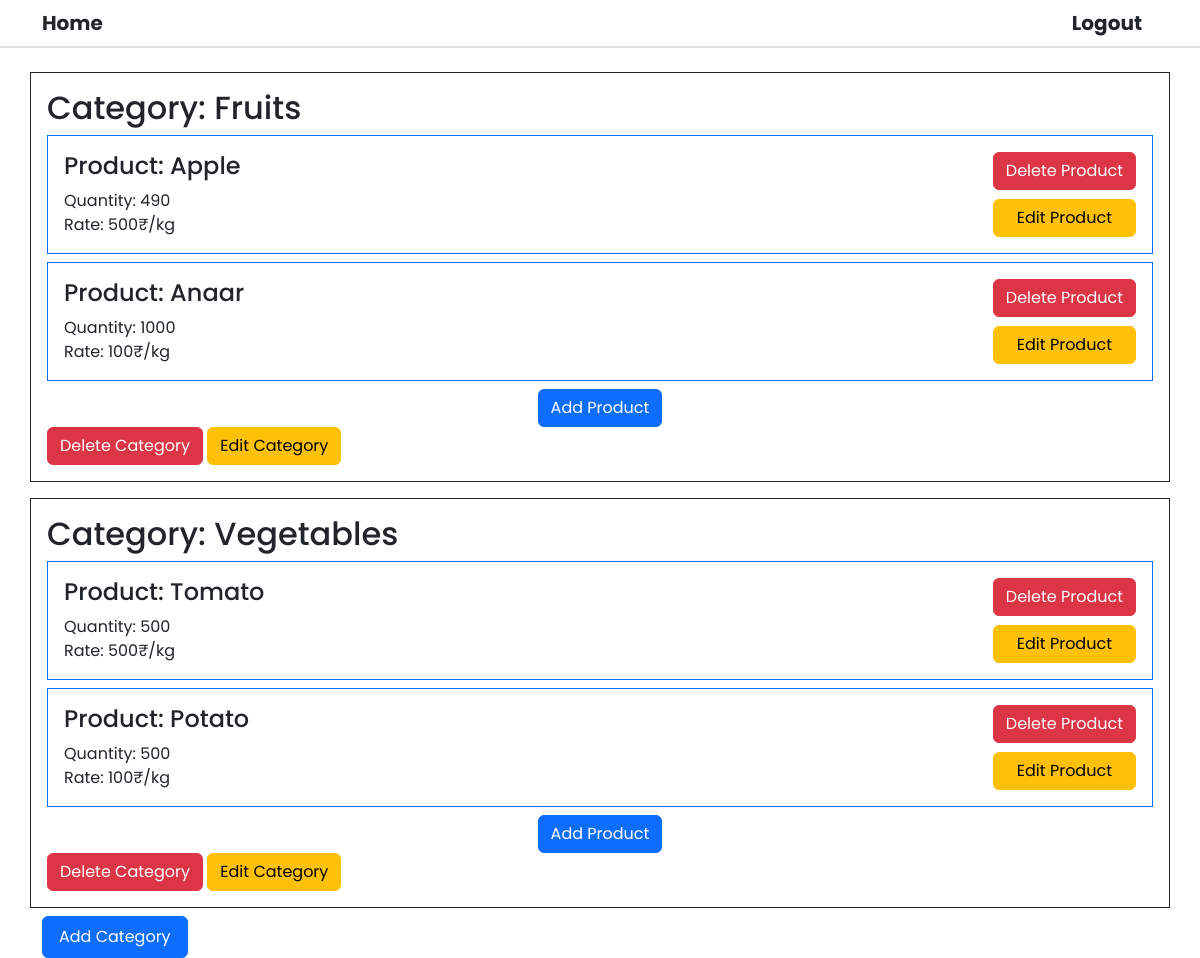
Page / (signed in) on the earlier database version.
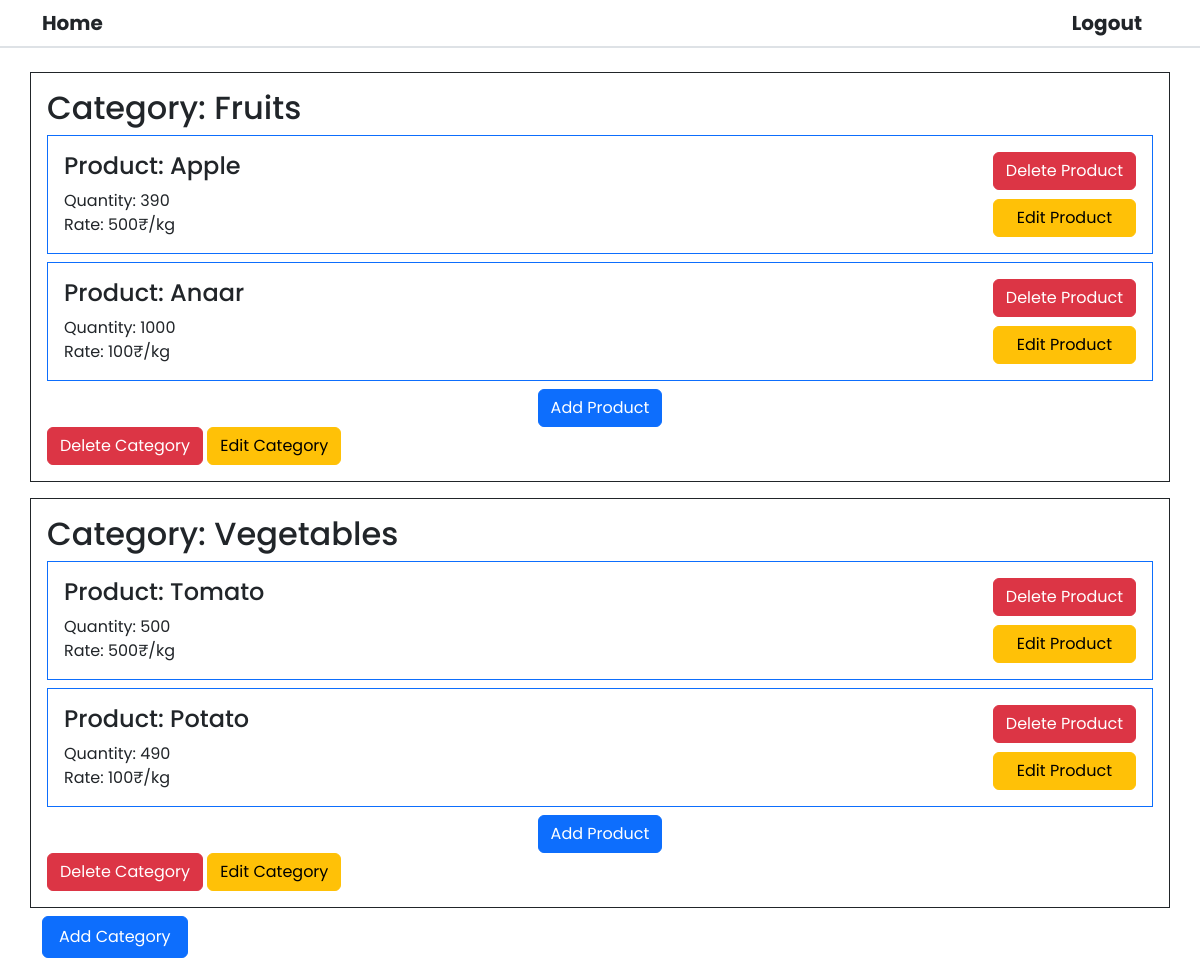
Same page on the later database version.
### website/models.py (models this page shows)
class Category(db.Model):
    categoryId = db.Column(db.Integer(), primary_key=True, autoincrement=True)
    categoryName = db.Column(db.String(100), nullable=False)
    products = db.relationship('Product')

class Product(db.Model):
    productId = db.Column(db.Integer(), primary_key=True, autoincrement=True)
    productName = db.Column(db.String(100), nullable=False)
    unit = db.Column(db.String(50), nullable=False)
    rate = db.Column(db.Integer(), nullable=False)
    quantity = db.Column(db.Integer(), nullable=False)
    categoryId = db.Column(db.Integer(), db.ForeignKey(
        'category.categoryId'), nullable=False)

### website/views.py (the view)
@views.route('/')
def Home():
    if (current_user.is_authenticated and current_user.role == "manager"):
        categories = Category.query.all()
        return render_template('Categories.html', categories=categories)
    else:
        categories = Category.query.all()
        return render_template("Home.html", categories=categories)

### website/templates/Categories.html (shortened to what this page needs)
{%extends 'Base.html'%} {%block title%}Categories{%endblock%} {%block content%}
<div class="row">
   {%for category in categories %}
  <div class="border border-dark p-3 my-2">
    <h2>Category: {{category.categoryName}}</h2>
    <div class="d-flex flex-column">
       {%for product in category.products%}
      <div class="p-3 border border-primary mb-2">
        <div class="d-flex flex-row justify-content-between">
          <div>
            <h4>Product: {{product.productName}}</h4>
            <ul class="p-0 mb-0">
              <li>Quantity: {{product.quantity}}</li>
              <li>Rate: {{product.rate}}{{product.unit}}</li>
            </ul>
          </div>
          <div class="d-flex flex-column justify-content-between">
            <a
              href="/api/deleteProduct?id={{product.productId}}"
              class="btn btn-danger"
              >Delete Product</a
            >
            <a
              href="/editproduct?id={{product.productId}}"
              class="btn btn-warning"
              >Edit Product</a
            >
          </div>
        </div>
      </div>
      {%endfor%}
      <a href="/addproduct" class="btn btn-primary align-self-center"
        >Add Product</a
      >
    </div>
    <div>
      <a
        href="/api/deleteCategory?id={{category.categoryId}}"
        class="btn btn-danger"
        >Delete Category</a
      >
      <a href="" class="btn btn-warning">Edit Category</a>
    </div>
  </div>
  {%endfor%}
</div>
<a href="/addcategory" class="btn px-3 py-2 btn-primary">Add Category</a>
{%endblock%}

### website/templates/Base.html (shortened to what this page needs)
<!DOCTYPE html>
<html lang="en">
  <head>
    <link
      rel="stylesheet"
      href="https://cdnjs.cloudflare.com/ajax/libs/font-awesome/6.4.0/css/all.min.css"
    />
    <link
      rel="stylesheet"
      href="https://cdn.jsdelivr.net/npm/bootstrap@5.2.3/dist/css/bootstrap.min.css"
    />
    <link rel="stylesheet" href="{{url_for('static', filename='style.css')}}" />
  </head>
  <body>
    <header class="fw-bold fs-5 border-bottom border-2 mb-3">
      <div class="container my-0 d-flex flex-row justify-content-between align-items-center">
        {%if current_user.is_authenticated%}
        <div>
          <a href="/">Home</a>
        </div>
        {%endif%}
        <div class="manager-logout-list d-flex flex-row">
          {%if current_user.is_authenticated%}
          <ul class="d-flex flex-row my-2">
            <li><a href="/logout">Logout</a></li>
          </ul>
          {%else%}
          <ul class="login-list d-flex flex-row my-2">
            <li><a href="{{url_for('auth.login')}}">Login</a></li>
            <li><a href="{{url_for('auth.register')}}">Register</a></li>
          </ul>
          {%endif%}
        </div>
      </div>
    </header>
    <div class="container">{%block content%}{%endblock%}</div>
  </body>
</html>

### website/static/style.css (style rules this page uses)
html { margin: 0; padding: 0; }
li { list-style: none; }
body { font-family: "Poppins", sans-serif; font-weight: 400; }
a { text-decoration: none; color: inherit; }
.manager-logout-list li { margin-right: 1rem; }

Differences in the rows shown:
changed Product "Apple": quantity "490" → "390"
changed Product "Potato": quantity "500" → "490"
